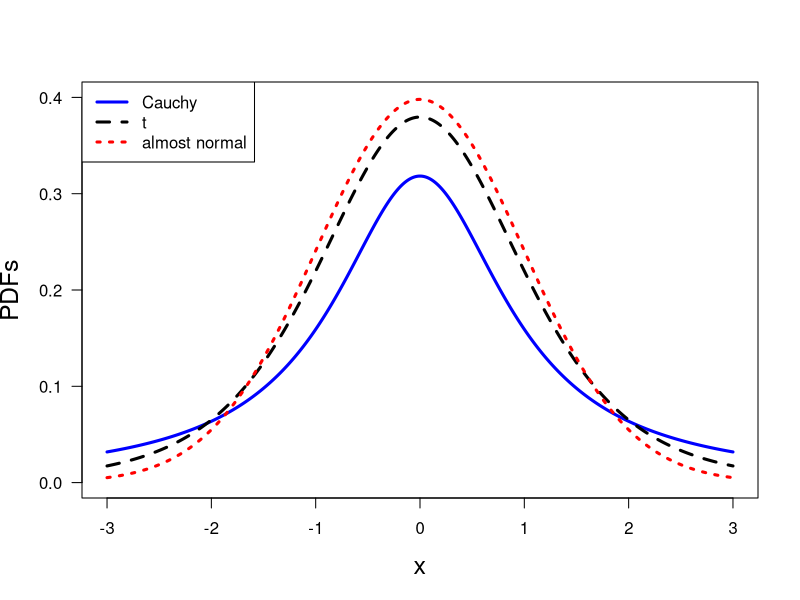

The R script that drew this image:
print('file: PDsPDFs-t-Family.R')
# family of Student t PDFs with fat tails (Maronna et al., 2006, p.20)
x = seq(-3,3,0.01)
nu = 1   # > 0 degrees of freedom: nu=1: Cauchy; nu -> infinity: normal
cnu = gamma((nu+1)/2)/(sqrt(nu*pi)*gamma(nu/2))  # normalization constant
fnu = cnu*(1+x^2/nu)^(-(nu+1)/2)
nu1 = 5   # > 0 degrees of freedom: nu=1: Cauchy; nu -> infinity: normal
cnu1 = gamma((nu1+1)/2)/(sqrt(nu1*pi)*gamma(nu1/2))  # normalization constant
fnu1 = cnu1*(1+x^2/nu1)^(-(nu1+1)/2)
nu = 100   # > 0 degrees of freedom: nu=1: Cauchy; nu -> infinity: normal
cnu = gamma((nu+1)/2)/(sqrt(nu*pi)*gamma(nu/2))  # normalization constant
fnun = cnu*(1+x^2/nu)^(-(nu+1)/2)
# png('StudentFamily160723.png',width=16,height=12,units='cm',res=300)
plot(x,fnu,type='l',lwd=3,col='blue',xlab='x',ylab='PDFs',las=1,ylim=c(0,0.4),cex.lab=1.5)
lines(x,fnu1,col='black',lty=2,lwd=3)
lines(x,fnun,col='red',lty=3,lwd=3)
legend('topleft',legend=c('Cauchy','t','almost normal'),col=c('blue','black','red'),
       lty=c(1,2,3),lwd=c(3,3,3))
# dev.off()
